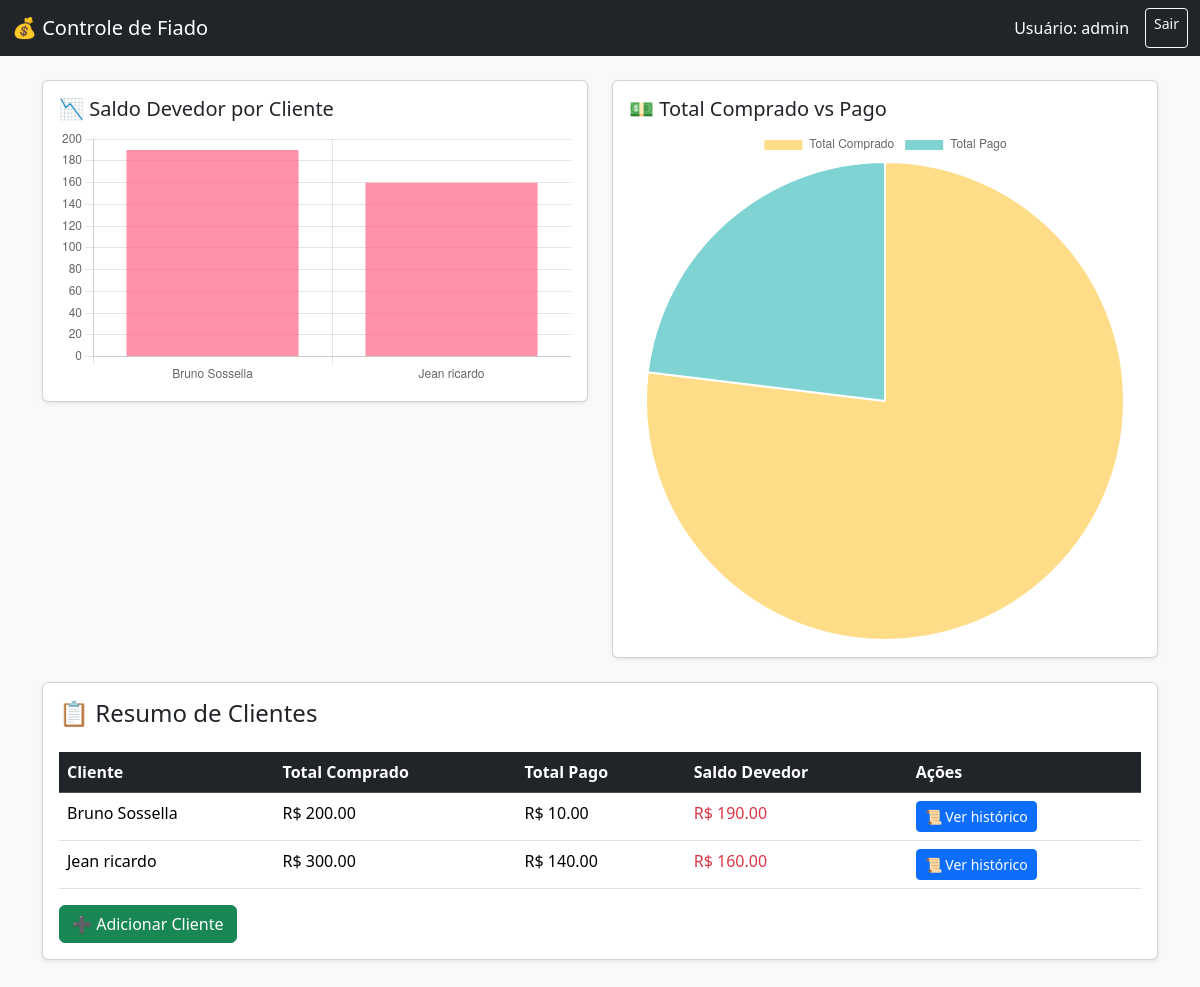
/ (signed in), run on the app's committed database.
### tables this page shows
CREATE TABLE usuarios (
            id INTEGER PRIMARY KEY AUTOINCREMENT,
            nome TEXT UNIQUE,
            senha TEXT
        );

CREATE TABLE clientes (
            id INTEGER PRIMARY KEY AUTOINCREMENT,
            nome TEXT NOT NULL
        );

### app.py (the view)
@app.route("/")
@login_required
def index():
    conn = sqlite3.connect("fiado.db")
    c = conn.cursor()
    c.execute("""
        SELECT clientes.id, clientes.nome,
               IFNULL(SUM(vendas.valor_compra),0) as total_compra,
               IFNULL(SUM(vendas.valor_pago),0) as total_pago,
               IFNULL(SUM(vendas.valor_compra),0) - IFNULL(SUM(vendas.valor_pago),0) as saldo
        FROM clientes
        LEFT JOIN vendas ON clientes.id = vendas.cliente_id
        GROUP BY clientes.id, clientes.nome
    """)
    dados = c.fetchall()
    conn.close()
    nomes = [d[1] for d in dados]
    total_compras = [d[2] for d in dados]
    total_pagos = [d[3] for d in dados]
    saldos = [d[4] for d in dados]
    return render_template(
        "index.html",
        dados=dados,
        usuario=current_user.nome,
        nomes=nomes,
        total_compras=total_compras,
        total_pagos=total_pagos,
        saldos=saldos
    )

### app.py (called while the page is built)
@login_manager.user_loader
def load_user(user_id):
    conn = sqlite3.connect("fiado.db")
    c = conn.cursor()
    c.execute("SELECT id, nome, senha FROM usuarios WHERE id=?", (user_id,))
    user = c.fetchone()
    conn.close()
    if user:
        return User(*user)
    return None

### templates/index.html (shortened to what this page needs)
<!DOCTYPE html>
<html lang="pt-BR">
<head>
  <link href="https://cdn.jsdelivr.net/npm/bootstrap@5.3.3/dist/css/bootstrap.min.css" rel="stylesheet">
</head>
<body class="bg-light">
<nav class="navbar navbar-expand-lg navbar-dark bg-dark mb-4">
  <div class="container-fluid">
    <a class="navbar-brand" href="/">💰 Controle de Fiado</a>
    <div class="d-flex">
      <span class="navbar-text text-white me-3">Usuário: {{ usuario }}</span>
      <a href="/logout" class="btn btn-outline-light btn-sm">Sair</a>
    </div>
  </div>
</nav>
<div class="container">
  <div class="row">
    <div class="col-md-6">
      <div class="card shadow-sm mb-4">
        <div class="card-body">
          <h5 class="card-title">📉 Saldo Devedor por Cliente</h5>
          <canvas id="graficoSaldo"></canvas>
        </div>
      </div>
    </div>
    <div class="col-md-6">
      <div class="card shadow-sm mb-4">
        <div class="card-body">
          <h5 class="card-title">💵 Total Comprado vs Pago</h5>
          <canvas id="graficoComparativo"></canvas>
        </div>
      </div>
    </div>
  </div>
  <div class="card shadow-sm mb-5">
    <div class="card-body">
      <h4 class="card-title mb-4">📋 Resumo de Clientes</h4>
      <table class="table table-hover">
        <thead class="table-dark">
          <tr>
            <th>Cliente</th>
            <th>Total Comprado</th>
            <th>Total Pago</th>
            <th>Saldo Devedor</th>
            <th>Ações</th>
          </tr>
        </thead>
        <tbody>
          {% for id, nome, total_compra, total_pago, saldo in dados %}
          <tr>
            <td>{{ nome }}</td>
            <td>R$ {{ "%.2f"|format(total_compra) }}</td>
            <td>R$ {{ "%.2f"|format(total_pago) }}</td>
            <td class="{{ 'text-danger' if saldo > 0 else 'text-success' }}">
              R$ {{ "%.2f"|format(saldo) }}
            </td>
            <td><a href="/cliente/{{ id }}" class="btn btn-sm btn-primary">📜 Ver histórico</a></td>
          </tr>
          {% endfor %}
        </tbody>
      </table>
      <a href="/cliente" class="btn btn-success">➕ Adicionar Cliente</a>
    </div>
  </div>
</div>
<script>
  // --- Dados vindos do Flask ---
  const nomes = {{ nomes | tojson }};
  const saldos = {{ saldos | tojson }};
  const totalCompras = {{ total_compras | tojson }};
  const totalPagos = {{ total_pagos | tojson }};
  // --- Gráfico de Saldo por Cliente ---
  new Chart(document.getElementById("graficoSaldo"), {
    type: 'bar',
    data: {
      labels: nomes,
      datasets: [{
        label: 'Saldo Devedor (R$)',
        data: saldos,
        backgroundColor: saldos.map(s => s > 0 ? 'rgba(255,99,132,0.7)' : 'rgba(75,192,192,0.7)')
      }]
    },
    options: {
      plugins: { legend: { display: false } },
      scales: { y: { beginAtZero: true } }
    }
  });
  // --- Gráfico Total Comprado x Pago ---
  new Chart(document.getElementById("graficoComparativo"), {
    type: 'pie',
    data: {
      labels: ['Total Comprado', 'Total Pago'],
      datasets: [{
        data: [
          totalCompras.reduce((a,b)=>a+b,0),
          totalPagos.reduce((a,b)=>a+b,0)
        ],
        backgroundColor: ['rgba(255,206,86,0.7)', 'rgba(75,192,192,0.7)']
      }]
    }
  });
</script>
</body>
</html>

### data on the page
usuarios: nome "admin"
clientes: nome "Bruno Sossella", total_compra "200.00", total_pago "10.00", saldo "190.00"
clientes: nome "Jean ricardo", total_compra "300.00", total_pago "140.00", saldo "160.00"

### other printed values
chart data {{ nomes | tojson }} ["Bruno Sossella", "Jean ricardo"]
chart data {{ saldos | tojson }} [190.0, 160.0]
chart data {{ total_compras | tojson }} [200.0, 300.0]
chart data {{ total_pagos | tojson }} [10.0, 140.0]
